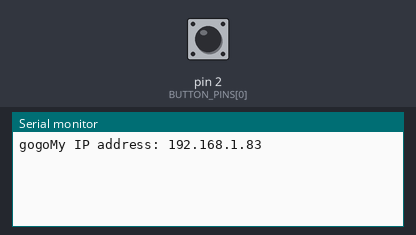
Bench run of a sketch on a simulated Arduino Uno, built with avr-gcc and run on an emulated ATmega328P. Parts: the last lines printed to the serial monitor. The inputs (shaded band) are chosen by the test bench; at power-on: pin 2 (BUTTON_PINS[0]) HIGH. WiFi joins after 1.5 s; servers stay silent unless stated.

Above: at 2.2 s.
2.3 s: pin 2 (BUTTON_PINS[0]) pulled LOW for 0.15 s
At 3.3 s:
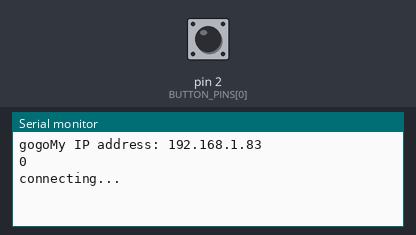
4.0 s: pin 2 (BUTTON_PINS[0]) pulled LOW for 1 s
At 4.18 s:
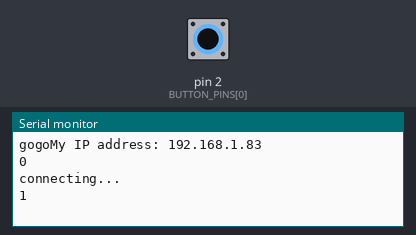
6.5 s: pin 2 (BUTTON_PINS[0]) pulled LOW for 0.15 s
At 7.7 s:
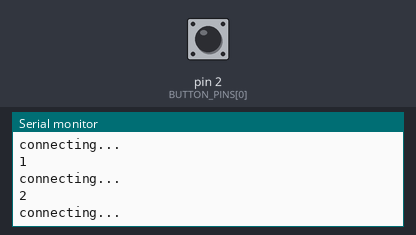

Measured:
- after the input at 2.3 s, the serial monitor: prints a new line at once (image 1)
- after the input at 4.0 s, the serial monitor: prints a new line at once (image 2)
- after the input at 6.5 s, the serial monitor: prints a new line at once (image 3)

The sketch:

button_bureau.ino
```cpp
/*
Festion du bouton bureau dans la salle
un appui sur un bouton envoi une requete au back pour changer la source des cameras

 */

#include <SPI.h>
#include <Ethernet.h>
#include <Bounce2.h>
#define NUM_BUTTONS 1
const uint8_t BUTTON_PINS[NUM_BUTTONS] = {2};
Bounce * buttons = new Bounce[NUM_BUTTONS];


// variables ethernet
String inputString = "";
boolean stringComplete = false;
boolean test = false;
int compteur = 0;

// variable en retour ethernet
String codeRetour = "";

// assign a MAC address for the ethernet controller.
// fill in your address here:
byte mac[] = {
  0xAB, 0xAD, 0xCD, 0xEF, 0xAB, 0xED
};
// fill in an available IP address on your network here,
// for manual configuration:
IPAddress ip(192, 168,1,83);


// initialize the library instance:
EthernetClient client;

//char server[] = "www.arduino.cc";
IPAddress server(192,168,1,70);

boolean etatbouton = false;
int buttonState;             // the current reading from the input pin
int lastButtonState = LOW;
void setup() {

  Serial.begin(9600);
  Serial.print("gogo");

   for (int i = 0; i < NUM_BUTTONS; i++) {
    buttons[i].attach( BUTTON_PINS[i] , INPUT_PULLUP  );       //setup the bounce instance for the current button
    buttons[i].interval(25);              // interval in ms
  }


  delay(1000);
  // start the Ethernet connection using a fixed IP address and DNS server:
  Ethernet.begin(mac, ip);
  // print the Ethernet board/shield's IP address:
  Serial.print("My IP address: ");
  Serial.println(Ethernet.localIP());
}

void loop() {

   bool needToToggleLed = false;


  for (int i = 0; i < NUM_BUTTONS; i++)  {
    // Update the Bounce instance :
    buttons[i].update();
    // If it fell, flag the need to toggle the LED
    if ( buttons[i].fell() ) {
      sethttpRequest();
      needToToggleLed = true;
    }
  }

  // if a LED toggle has been flagged :
  if ( needToToggleLed ) {
    // Toggle LED state :
    // envoi quelquechose au back
    if(compteur < 2){
       compteur = compteur +1;
    }
    else {
      compteur = 0;
    }

  }

}

// this method makes a HTTP connection to the server:
void sethttpRequest() {
  // close any connection before send a new request.
  // This will free the socket on the WiFi shield
  client.stop();

  Serial.println(compteur);

  // if there's a successful connection:
  if (client.connect(server, 1880)) {
    Serial.println("connecting...");
    // send the HTTP GET request:
    client.println("GET /set?code=TV.CAMERA.NUMBER&value="+String(compteur)+" HTTP/1.1");
    client.println("Host: 192.168.1.76");
    client.println("User-Agent: arduino-ethernet");
    client.println("Connection: close");
    client.println();

    // note the time that the connection was made:
    //lastConnectionTime = millis();
  } else {
    // if you couldn't make a connection:
    Serial.println("connection failed");
  }
}
```
